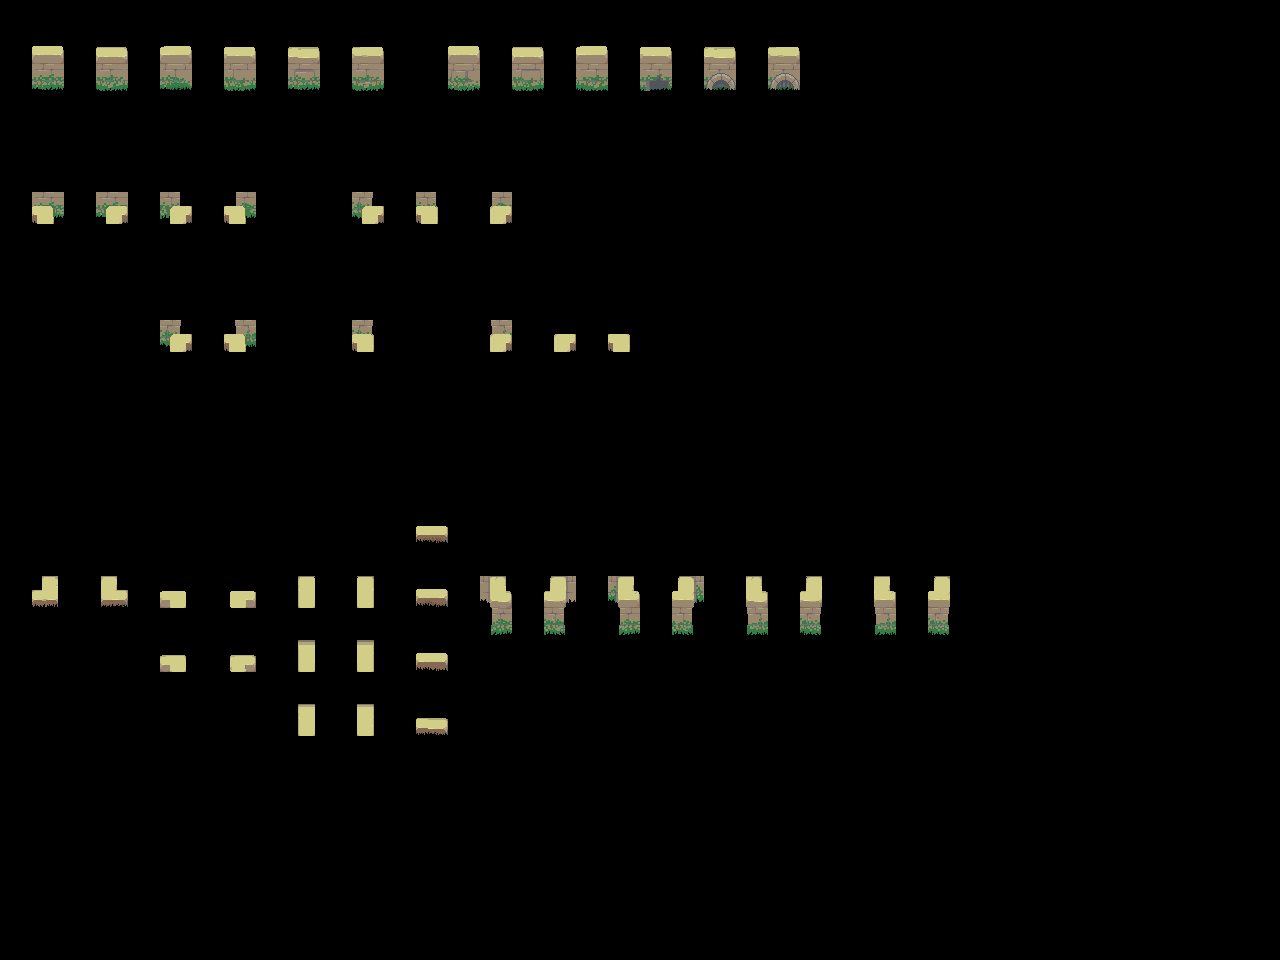

This is a level from a 2D game, rendered from its Tiled map with the project's own tilesets. A one-line summary and the complete map file follow:
An orthogonal 40x30 tile map with 32x32 px tiles, 2 tile layers (input_walls, output_walls) and 6 objects.

<map version="1.9" tiledversion="1.9.2" orientation="orthogonal" renderorder="right-down" width="40" height="30" tilewidth="32" tileheight="32" infinite="0" nextlayerid="4" nextobjectid="9">
 <properties>
  <property name="MatchInOrder" type="bool" value="true" />
 </properties>
 <tileset firstgid="1" source="../Tilesets/Ancient Ruins-Tileset - wall 8-transp.tsx" />
 <layer id="1" name="input_walls" width="40" height="30" opacity="0.83">
  <data encoding="csv">
0,0,0,0,0,0,0,0,0,0,0,0,0,0,0,0,0,0,0,0,0,0,0,0,0,0,0,0,0,0,0,0,0,0,0,0,0,0,0,0,
0,67,0,67,0,67,0,67,0,67,0,67,0,0,67,0,67,0,67,0,67,0,67,0,67,0,0,0,0,0,0,0,0,0,0,0,0,0,0,0,
0,83,0,83,0,83,0,83,0,83,0,83,0,0,83,0,83,0,83,0,83,0,83,0,83,0,0,0,0,0,0,0,0,0,0,0,0,0,0,0,
0,0,0,0,0,0,0,0,0,0,0,0,0,0,0,0,0,0,0,0,0,0,0,0,0,0,0,0,0,0,0,0,0,0,0,0,0,0,0,0,
0,0,0,0,0,0,0,0,0,0,0,0,0,0,0,0,0,0,0,0,0,0,0,0,0,0,0,0,0,0,0,0,0,0,0,0,0,0,0,0,
0,0,0,0,0,0,0,0,0,0,0,0,0,0,0,0,0,0,0,0,0,0,0,0,0,0,0,0,0,0,0,0,0,0,0,0,0,0,0,0,
0,22,0,24,0,73,0,44,0,0,0,40,0,58,0,74,0,0,0,0,0,0,0,0,0,0,0,0,0,0,0,0,0,0,0,0,0,0,0,0,
0,0,0,0,0,0,0,0,0,0,0,0,0,0,0,0,0,0,0,0,0,0,0,0,0,0,0,0,0,0,0,0,0,0,0,0,0,0,0,0,
0,0,0,0,0,0,0,0,0,0,0,0,0,0,0,0,0,0,0,0,0,0,0,0,0,0,0,0,0,0,0,0,0,0,0,0,0,0,0,0,
0,0,0,0,0,0,0,0,0,0,0,0,0,0,0,0,0,0,0,0,0,0,0,0,0,0,0,0,0,0,0,0,0,0,0,0,0,0,0,0,
0,0,0,0,0,40,0,56,0,0,0,86,0,0,0,88,0,17,0,21,0,0,0,0,0,0,0,0,0,0,0,0,0,0,0,0,0,0,0,0,
0,0,0,0,0,0,0,0,0,0,0,0,0,0,0,0,0,0,0,0,0,0,0,0,0,0,0,0,0,0,0,0,0,0,0,0,0,0,0,0,
0,0,0,0,0,0,0,0,0,0,0,0,0,0,0,0,0,0,0,0,0,0,0,0,0,0,0,0,0,0,0,0,0,0,0,0,0,0,0,0,
0,0,0,0,0,0,0,0,0,0,0,0,0,0,0,0,0,0,0,0,0,0,0,0,0,0,0,0,0,0,0,0,0,0,0,0,0,0,0,0,
0,0,0,0,0,0,0,0,0,0,0,0,0,0,0,0,0,0,0,0,0,0,0,0,0,0,0,0,0,0,0,0,0,0,0,0,0,0,0,0,
0,0,0,0,0,0,0,0,0,0,0,0,0,0,0,0,0,0,0,0,0,0,0,0,0,0,0,0,0,0,0,0,0,0,0,0,0,0,0,0,
0,0,0,0,0,0,0,0,0,0,0,0,0,3,0,0,0,0,0,0,0,0,0,0,0,0,0,0,0,0,0,0,0,0,0,0,0,0,0,0,
0,0,0,0,0,0,0,0,0,0,0,0,0,0,0,0,0,0,0,0,0,0,0,0,0,0,0,0,0,0,0,0,0,0,0,0,0,0,0,0,
0,18,0,20,0,50,0,52,0,33,0,37,0,3,0,66,0,68,0,66,0,68,0,49,0,53,0,49,0,53,0,0,0,0,0,0,0,0,0,0,
0,0,0,0,0,0,0,0,0,0,0,0,0,0,0,82,0,84,0,82,0,84,0,65,0,69,0,65,0,69,0,0,0,0,0,0,0,0,0,0,
0,0,0,0,0,50,0,52,0,33,0,37,0,3,0,0,0,0,0,0,0,0,0,0,0,0,0,0,0,0,0,0,0,0,0,0,0,0,0,0,
0,0,0,0,0,0,0,0,0,0,0,0,0,0,0,0,0,0,0,0,0,0,0,0,0,0,0,0,0,0,0,0,0,0,0,0,0,0,0,0,
0,0,0,0,0,0,0,0,0,33,0,37,0,3,0,0,0,0,0,0,0,0,0,0,0,0,0,0,0,0,0,0,0,0,0,0,0,0,0,0,
0,0,0,0,0,0,0,0,0,0,0,0,0,0,0,0,0,0,0,0,0,0,0,0,0,0,0,0,0,0,0,0,0,0,0,0,0,0,0,0,
0,0,0,0,0,0,0,0,0,0,0,0,0,0,0,0,0,0,0,0,0,0,0,0,0,0,0,0,0,0,0,0,0,0,0,0,0,0,0,0,
0,0,0,0,0,0,0,0,0,0,0,0,0,0,0,0,0,0,0,0,0,0,0,0,0,0,0,0,0,0,0,0,0,0,0,0,0,0,0,0,
0,0,0,0,0,0,0,0,0,0,0,0,0,0,0,0,0,0,0,0,0,0,0,0,0,0,0,0,0,0,0,0,0,0,0,0,0,0,0,0,
0,0,0,0,0,0,0,0,0,0,0,0,0,0,0,0,0,0,0,0,0,0,0,0,0,0,0,0,0,0,0,0,0,0,0,0,0,0,0,0,
0,0,0,0,0,0,0,0,0,0,0,0,0,0,0,0,0,0,0,0,0,0,0,0,0,0,0,0,0,0,0,0,0,0,0,0,0,0,0,0,
0,0,0,0,0,0,0,0,0,0,0,0,0,0,0,0,0,0,0,0,0,0,0,0,0,0,0,0,0,0,0,0,0,0,0,0,0,0,0,0
</data>
 </layer>
 <layer id="2" name="output_walls" width="40" height="30">
  <data encoding="csv">
0,0,0,0,0,0,0,0,0,0,0,0,0,0,0,0,0,0,0,0,0,0,0,0,0,0,0,0,0,0,0,0,0,0,0,0,0,0,0,0,
0,145,0,146,0,147,0,148,0,149,0,150,0,0,152,0,153,0,154,0,155,0,156,0,157,0,0,0,0,0,0,0,0,0,0,0,0,0,0,0,
0,161,0,162,0,163,0,164,0,165,0,166,0,0,168,0,169,0,170,0,171,0,172,0,173,0,0,0,0,0,0,0,0,0,0,0,0,0,0,0,
0,0,0,0,0,0,0,0,0,0,0,0,0,0,0,0,0,0,0,0,0,0,0,0,0,0,0,0,0,0,0,0,0,0,0,0,0,0,0,0,
0,0,0,0,0,0,0,0,0,0,0,0,0,0,0,0,0,0,0,0,0,0,0,0,0,0,0,0,0,0,0,0,0,0,0,0,0,0,0,0,
0,0,0,0,0,0,0,0,0,0,0,0,0,0,0,0,0,0,0,0,0,0,0,0,0,0,0,0,0,0,0,0,0,0,0,0,0,0,0,0,
0,23,0,25,0,76,0,60,0,0,0,41,0,59,0,75,0,0,0,0,0,0,0,0,0,0,0,0,0,0,0,0,0,0,0,0,0,0,0,0,
0,0,0,0,0,0,0,0,0,0,0,0,0,0,0,0,0,0,0,0,0,0,0,0,0,0,0,0,0,0,0,0,0,0,0,0,0,0,0,0,
0,0,0,0,0,0,0,0,0,0,0,0,0,0,0,0,0,0,0,0,0,0,0,0,0,0,0,0,0,0,0,0,0,0,0,0,0,0,0,0,
0,0,0,0,0,0,0,0,0,0,0,0,0,0,0,0,0,0,0,0,0,0,0,0,0,0,0,0,0,0,0,0,0,0,0,0,0,0,0,0,
0,0,0,0,0,41,0,57,0,0,0,87,0,0,0,89,0,2,0,4,0,0,0,0,0,0,0,0,0,0,0,0,0,0,0,0,0,0,0,0,
0,0,0,0,0,0,0,0,0,0,0,0,0,0,0,0,0,0,0,0,0,0,0,0,0,0,0,0,0,0,0,0,0,0,0,0,0,0,0,0,
0,0,0,0,0,0,0,0,0,0,0,0,0,0,0,0,0,0,0,0,0,0,0,0,0,0,0,0,0,0,0,0,0,0,0,0,0,0,0,0,
0,0,0,0,0,0,0,0,0,0,0,0,0,0,0,0,0,0,0,0,0,0,0,0,0,0,0,0,0,0,0,0,0,0,0,0,0,0,0,0,
0,0,0,0,0,0,0,0,0,0,0,0,0,0,0,0,0,0,0,0,0,0,0,0,0,0,0,0,0,0,0,0,0,0,0,0,0,0,0,0,
0,0,0,0,0,0,0,0,0,0,0,0,0,0,0,0,0,0,0,0,0,0,0,0,0,0,0,0,0,0,0,0,0,0,0,0,0,0,0,0,
0,0,0,0,0,0,0,0,0,0,0,0,0,181,0,0,0,0,0,0,0,0,0,0,0,0,0,0,0,0,0,0,0,0,0,0,0,0,0,0,
0,0,0,0,0,0,0,0,0,0,0,0,0,0,0,0,0,0,0,0,0,0,0,0,0,0,0,0,0,0,0,0,0,0,0,0,0,0,0,0,
0,193,0,194,0,209,0,210,0,195,0,196,0,197,0,198,0,199,0,200,0,201,0,202,0,203,0,204,0,205,0,0,0,0,0,0,0,0,0,0,
0,0,0,0,0,0,0,0,0,0,0,0,0,0,0,214,0,215,0,216,0,217,0,218,0,219,0,220,0,221,0,0,0,0,0,0,0,0,0,0,
0,0,0,0,0,225,0,226,0,211,0,212,0,213,0,0,0,0,0,0,0,0,0,0,0,0,0,0,0,0,0,0,0,0,0,0,0,0,0,0,
0,0,0,0,0,0,0,0,0,0,0,0,0,0,0,0,0,0,0,0,0,0,0,0,0,0,0,0,0,0,0,0,0,0,0,0,0,0,0,0,
0,0,0,0,0,0,0,0,0,227,0,228,0,229,0,0,0,0,0,0,0,0,0,0,0,0,0,0,0,0,0,0,0,0,0,0,0,0,0,0,
0,0,0,0,0,0,0,0,0,0,0,0,0,0,0,0,0,0,0,0,0,0,0,0,0,0,0,0,0,0,0,0,0,0,0,0,0,0,0,0,
0,0,0,0,0,0,0,0,0,0,0,0,0,0,0,0,0,0,0,0,0,0,0,0,0,0,0,0,0,0,0,0,0,0,0,0,0,0,0,0,
0,0,0,0,0,0,0,0,0,0,0,0,0,0,0,0,0,0,0,0,0,0,0,0,0,0,0,0,0,0,0,0,0,0,0,0,0,0,0,0,
0,0,0,0,0,0,0,0,0,0,0,0,0,0,0,0,0,0,0,0,0,0,0,0,0,0,0,0,0,0,0,0,0,0,0,0,0,0,0,0,
0,0,0,0,0,0,0,0,0,0,0,0,0,0,0,0,0,0,0,0,0,0,0,0,0,0,0,0,0,0,0,0,0,0,0,0,0,0,0,0,
0,0,0,0,0,0,0,0,0,0,0,0,0,0,0,0,0,0,0,0,0,0,0,0,0,0,0,0,0,0,0,0,0,0,0,0,0,0,0,0,
0,0,0,0,0,0,0,0,0,0,0,0,0,0,0,0,0,0,0,0,0,0,0,0,0,0,0,0,0,0,0,0,0,0,0,0,0,0,0,0
</data>
 </layer>
 <objectgroup id="3" name="rule_options" offsetx="-10.6667" offsety="-16.6667">
  <object id="1" x="22" y="28" width="190.333" height="124.667">
   <properties>
    <property name="Disabled" type="bool" value="false" />
    <property name="Probability" type="float" value="0.3" />
   </properties>
  </object>
  <object id="2" x="28" y="180.667" width="917.333" height="320">
   <properties>
    <property name="Disabled" type="bool" value="false" />
    <property name="Probability" type="float" value="0.25" />
   </properties>
  </object>
  <object id="4" x="29.6667" y="517.666" width="955" height="253">
   <properties>
    <property name="Probability" type="float" value="0.25" />
   </properties>
  </object>
  <object id="5" x="634.667" y="28.6667" width="311" height="129">
   <properties>
    <property name="Probability" type="float" value="0.6" />
   </properties>
  </object>
  <object id="6" x="224" y="28" width="183.333" height="123.667">
   <properties>
    <property name="Probability" type="float" value="0.6" />
   </properties>
  </object>
  <object id="8" x="443.667" y="28.8332" width="183.333" height="123.667">
   <properties>
    <property name="Probability" type="float" value="0.3" />
   </properties>
  </object>
 </objectgroup>
</map>
